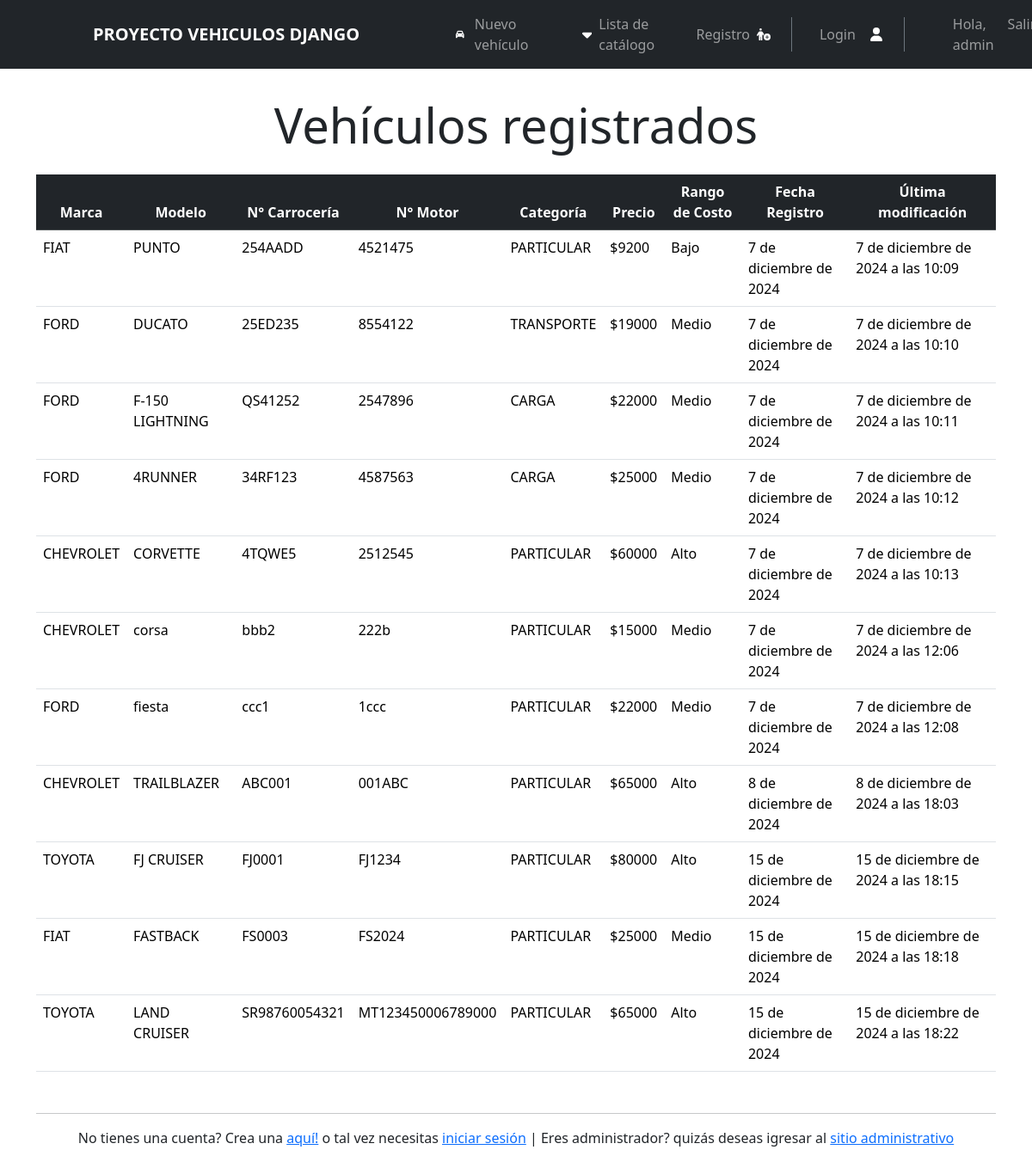
Screenshot of /list/ (signed in) with the database file from the repository.
### vehiculo/models.py (models this page shows, shortened)
class ModeloVehiculo(models.Model):
    Marca = (
        ('FIAT', 'FIAT'),
        ('CHEVROLET', 'CHEVROLET'),
        ('FORD', 'FORD'),
        ('TOYOTA', 'TOYOTA'),
    )
    Categoria = (
        ('PARTICULAR', 'PARTICULAR'),
        ('TRANSPORTE', 'TRANSPORTE'),
        ('DE CARGA', 'DE CARGA'),
    )
    marca = models.CharField(max_length=20, choices=Marca, default='FORD', verbose_name='Marca')
    modelo = models.CharField(max_length=100, verbose_name='Modelo')
    serial_carroceria = models.CharField(max_length=50, verbose_name='Serial Carroceria')
    serial_motor = models.CharField(max_length=50, verbose_name='Serial Motor')
    categoria = models.CharField(max_length=20, choices=Categoria, default='PARTICULAR', verbose_name='Categoria')
    precio = models.IntegerField(verbose_name='Precio')
    fecha_creacion = models.DateField(auto_now_add=True, verbose_name='Fecha Registro')
    fecha_modificado = models.DateTimeField(auto_now = True, verbose_name='Última modificación')
    class Meta:
        permissions = [
            ("view_vehiculo", "Puede ver la lista de vehículos"),
            ("add_vehiculo", "Puede añadir nuevos vehículos"),
        ]

### vehiculo/views.py (the view)
# urls.py: path('list/', list_vehiculo, name='list_vehiculo'),
@permission_required('vehiculo.view_vehiculo', raise_exception=True)
def list_vehiculo(request):
    CostoBajo = ModeloVehiculo.objects.filter(precio__lt=10000)
    CostoMedio = ModeloVehiculo.objects.filter(precio__gte=10000, precio__lte=30000)
    CostoAlto = ModeloVehiculo.objects.filter(precio__gt=30000)
    vehiculos = list(ModeloVehiculo.objects.all().values('marca', 'modelo', 'serial_carroceria', 'serial_motor', 'categoria', 'precio', 'fecha_creacion', 'fecha_modificado'))
    return render(request, 'vehiculo/list_vehiculo.html', {
        'vehiculos': vehiculos,
        'costo_bajo': CostoBajo,
        'costo_medio': CostoMedio,
        'costo_alto': CostoAlto,
    })

### templates/vehiculo/list_vehiculo.html (shortened to what this page needs)
{% extends 'base.html' %}
{% block content %}
<div class="container pt-2">
    <h1 class="display-4 text-center my-4">Vehículos registrados</h1>
    <table class="table mb-5 p-4">
        <thead>
            <tr class="table-dark">
                <th class="lead fw-bold fs-6 text-center">Marca</th>
                <th class="lead fw-bold fs-6 text-center">Modelo</th>
                <th class="lead fw-bold fs-6 text-center">N° Carrocería</th>
                <th class="lead fw-bold fs-6 text-center">N° Motor</th>
                <th class="lead fw-bold fs-6 text-center">Categoría</th>
                <th class="lead fw-bold fs-6 text-center">Precio</th>
                <th class="lead fw-bold fs-6 text-center">Rango de Costo</th>
                <th class="lead fw-bold fs-6 text-center">Fecha Registro</th>
                <th class="lead fw-bold fs-6 text-center">Última modificación</th>
            </tr>
        </thead>
        <tbody>
            {% for vehiculo in vehiculos %}
            <tr>
                <td class="lead fs-6">{{ vehiculo.marca }}</td>
                <td class="lead fs-6">{{ vehiculo.modelo }}</td>
                <td class="lead fs-6">{{ vehiculo.serial_carroceria }}</td>
                <td class="lead fs-6">{{ vehiculo.serial_motor }}</td>
                <td class="lead fs-6">{{ vehiculo.categoria }}</td>
                <td class="lead fs-6">${{ vehiculo.precio }}</td>
                <td class="lead fs-6">
                    {% if vehiculo.precio <= 10000 %}
                        Bajo
                    {% elif vehiculo.precio > 10000 and vehiculo.precio <= 30000 %}
                        Medio
                    {% else %}
                        Alto
                    {% endif %}
                </td>
                <td class="lead fs-6">{{ vehiculo.fecha_creacion }}</td>
                <td class="lead fs-6">{{ vehiculo.fecha_modificado }}</td>
            </tr>
            {% empty %}
            <tr>
                <td colspan="8" class="lead fs-6 text-center">No hay vehículos registrados en la base de datos!</td>
            </tr>
            {% endfor %}
        </tbody>
    </table>
    <hr>
    <p class="lead fs-6 text-center">
        No tienes una cuenta? Crea una <a href="/registro">aquí!</a> o tal vez necesitas <a href="/login">iniciar
            sesión</a> | Eres administrador? quizás deseas igresar al <a href="/admin" target="_blank"
            rel="noopener noreferrer">sitio administrativo</a>
    </p>
</div>
{% endblock content %}

### templates/base.html (shortened to what this page needs)
<!DOCTYPE html>
<html lang="en">
<head>
    {% load static %}
    {% load bootstrap5 %}
    {% bootstrap_css %}
</head>
<body>
    {% include 'navbar.html' %}
    {% block content %}
    {% endblock content %}
</body>
</html>

### templates/navbar.html (shortened to what this page needs)
    <nav class="navbar navbar-expand-lg navbar-dark bg-dark">
    <div class="container-fluid">
        <a class="lead-6 fw-bold navbar-brand ms-5 ps-5" href="{% url 'index' %}">PROYECTO VEHICULOS DJANGO</a>
        <div class="collapse navbar-collapse" id="navbarSupportedContent">
            <ul class="navbar-nav ms-5 me-auto mb-2 mb-lg-0">
                <li class="ms-5 nav-item d-flex align-items-center">
                    <a class="nav-link" href="{% url 'add_vehiculo' %}">Nuevo vehículo</a>
                </li>
                <li class="ms-5 nav-item d-flex align-items-center">
                    <svg xmlns="http://www.w3.org/2000/svg" width="20" height="20" class="text-white" viewBox="0 0 320 512">
                        <path fill="currentColor" d="M137.4 374.6c12.5 12.5 32.8 12.5 45.3 0l128-128c9.2-9.2 11.9-22.9 6.9-34.9s-16.6-19.8-29.6-19.8L32 192c-12.9 0-24.6 7.8-29.6 19.8s-2.2 25.7 6.9 34.9l128 128z"/>
                    </svg>
                    <a class="nav-link" href="{% url 'list_vehiculo' %}">Lista de catálogo</a>
                </li>
            </ul>
            <ul class="navbar-nav me-5 mb-2 mb-lg-0">
                <li class="nav-item d-flex align-items-center border-end border-1 border-secondary px-4">
                    <a class="nav-link me-auto" href="{% url 'registro' %}">Registro</a>
                </li>
                <li class="nav-item d-flex align-items-center border-end border-1 border-secondary px-4">
                    <a class="nav-link me-auto" href="{% url 'login' %}">Login</a>
                </li>
            </ul>
            <ul class="navbar-nav mr-auto">
                {% if user.is_authenticated %}
                <li class="nav-item">
                    <a class="nav-link" href="#">Hola, {{user.username}}</a>
                </li>
                <li class="nav-item">
                    <a class="nav-link" href="/logout">Salir</a>
                </li>
                {% endif %}
            </ul>
        </div>
    </div>
    </nav>

### rows the page displays
ModeloVehiculo: marca "FIAT", modelo "PUNTO", serial_carroceria "254AADD", serial_motor "4521475", categoria "PARTICULAR", precio "9200", shows "Bajo", fecha_creacion "7 de diciembre de 2024", fecha_modificado "7 de diciembre de 2024 a las 10:09"
ModeloVehiculo: marca "FORD", modelo "DUCATO", serial_carroceria "25ED235", serial_motor "8554122", categoria "TRANSPORTE", precio "19000", shows "Medio", fecha_creacion "7 de diciembre de 2024", fecha_modificado "7 de diciembre de 2024 a las 10:10"
ModeloVehiculo: marca "FORD", modelo "F-150 LIGHTNING", serial_carroceria "QS41252", serial_motor "2547896", categoria "CARGA", precio "22000", shows "Medio", fecha_creacion "7 de diciembre de 2024", fecha_modificado "7 de diciembre de 2024 a las 10:11"
ModeloVehiculo: marca "FORD", modelo "4RUNNER", serial_carroceria "34RF123", serial_motor "4587563", categoria "CARGA", precio "25000", shows "Medio", fecha_creacion "7 de diciembre de 2024", fecha_modificado "7 de diciembre de 2024 a las 10:12"
ModeloVehiculo: marca "CHEVROLET", modelo "CORVETTE", serial_carroceria "4TQWE5", serial_motor "2512545", categoria "PARTICULAR", precio "60000", shows "Alto", fecha_creacion "7 de diciembre de 2024", fecha_modificado "7 de diciembre de 2024 a las 10:13"
ModeloVehiculo: marca "CHEVROLET", modelo "corsa", serial_carroceria "bbb2", serial_motor "222b", categoria "PARTICULAR", precio "15000", shows "Medio", fecha_creacion "7 de diciembre de 2024", fecha_modificado "7 de diciembre de 2024 a las 12:06"
ModeloVehiculo: marca "FORD", modelo "fiesta", serial_carroceria "ccc1", serial_motor "1ccc", categoria "PARTICULAR", precio "22000", shows "Medio", fecha_creacion "7 de diciembre de 2024", fecha_modificado "7 de diciembre de 2024 a las 12:08"
ModeloVehiculo: marca "CHEVROLET", modelo "TRAILBLAZER", serial_carroceria "ABC001", serial_motor "001ABC", categoria "PARTICULAR", precio "65000", shows "Alto", fecha_creacion "8 de diciembre de 2024", fecha_modificado "8 de diciembre de 2024 a las 18:03"
ModeloVehiculo: marca "TOYOTA", modelo "FJ CRUISER", serial_carroceria "FJ0001", serial_motor "FJ1234", categoria "PARTICULAR", precio "80000", shows "Alto", fecha_creacion "15 de diciembre de 2024", fecha_modificado "15 de diciembre de 2024 a las 18:15"
ModeloVehiculo: marca "FIAT", modelo "FASTBACK", serial_carroceria "FS0003", serial_motor "FS2024", categoria "PARTICULAR", precio "25000", shows "Medio", fecha_creacion "15 de diciembre de 2024", fecha_modificado "15 de diciembre de 2024 a las 18:18"
ModeloVehiculo: marca "TOYOTA", modelo "LAND CRUISER", serial_carroceria "SR98760054321", serial_motor "MT123450006789000", categoria "PARTICULAR", precio "65000", shows "Alto", fecha_creacion "15 de diciembre de 2024", fecha_modificado "15 de diciembre de 2024 a las 18:22"

### other values shown
{{ user.username }} "admin"
